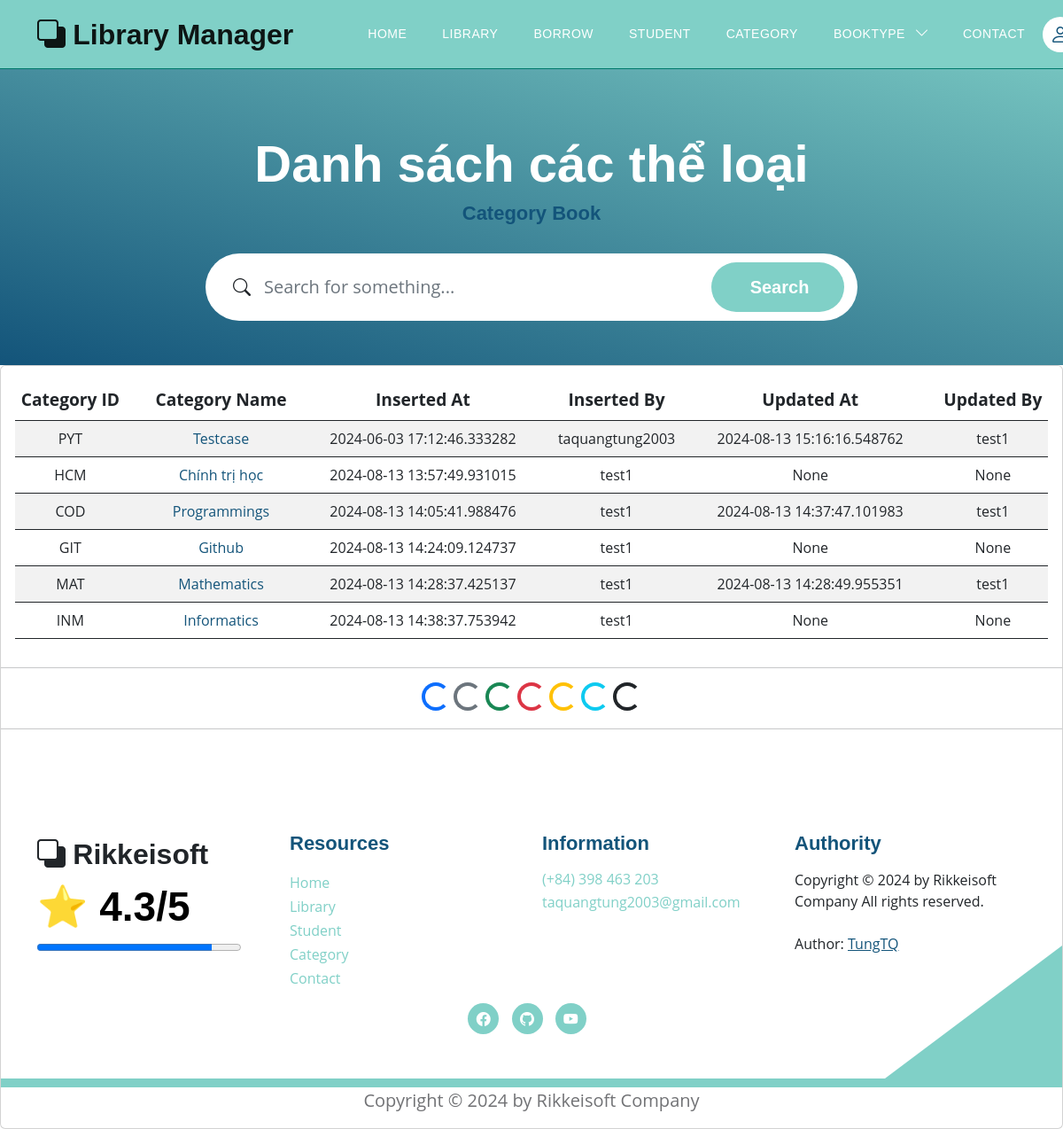
The app's page /category_books with its own data.
### models.py (models this page shows, shortened)
class Category(Base):
    __tablename__ = 'category'
    category_id = Column(String(10), primary_key=True, index=True)
    category_name = Column(String(50), index=True)
    insert_at = Column(DateTime, index=True)
    insert_id = Column(String(30), index=True)
    update_at = Column(DateTime,index=True)
    update_id = Column(String(30), index=True)
    delete_at = Column(DateTime,index=True)
    delete_id = Column(String(30), index=True)
    delete_flag = Column(Integer, index=True)
    category_books = relationship("Book", back_populates="category")

### routers/category.py (the view)
@router.get('/category_books', response_class=HTMLResponse)
async def get_all_category(request: Request, db: Session = Depends(models.get_db)):
    mean_star = function.get_mean_star(db)
    all_category2 = db.query(models.Category).filter(models.Category.delete_flag != 1).all()
    all_category = db.query(models.Category).filter(models.Category.delete_flag != 1).all()
    return templates.TemplateResponse("category/category_list.html", {"request": request,
                                                             "all_category": all_category,
                                                             "mean_star": mean_star,
                                                             "all_category2": all_category2})

### templates/category/category_list.html (shortened to what this page needs)
{% extends "base.html" %}
{% block content %}
<section class="hero-section d-flex justify-content-center align-items-center" id="section_1"
    style="padding-bottom: 50px;">
    <div class="container">
        <div class="row">
            <div class="col-lg-8 col-12 mx-auto">
                <h1 class="text-white text-center"> Danh sách các thể loại </h1>
                <h6 class="text-center"> Category Book </h6>
                <form action="/category_books/search_category" method="get" class="custom-form mt-4 pt-2 mb-lg-0 mb-5"
                    role="search">
                    <div class="input-group input-group-lg">
                        <span class="input-group-text bi-search" id="basic-addon1">
                        </span>
                        <input name="searching" type="search" class="form-control" id="searching"
                            placeholder="Search for something..." aria-label="Search">
                        <button type="submit" class="form-control">Search</button>
                    </div>
                </form>
            </div>
        </div>
    </div>
</section>
<div class="card card-table comman-shadow">
    <div class="card-body">
        <div class="table-responsive">
            <div id="DataTables_Table_0_wrapper" class="dataTables_wrapper no-footer">
                <div class="row">
                <table
                    class="table border-0 star-student table-hover table-center mb-0 datatable table-striped dataTable no-footer"
                    id="DataTables_Table_0" aria-describedby="DataTables_Table_0_info">
                    <thead class="student-thread">
                        <tr style="text-align: center; font-size:larger;">
                            <th rowspan="1" colspan="1"
                                aria-label="ID: activate to sort column ascending"> Category ID </th>
                            <th rowspan="1" colspan="1"
                                aria-label="Title: activate to sort column ascending">Category Name</th>
                            <th rowspan="1" colspan="1"
                                aria-label="Inserted At: activate to sort column ascending">Inserted At</th>
                            <th rowspan="1" colspan="1"
                                aria-label="Inserted By: activate to sort column ascending">Inserted By</th>
                            <th rowspan="1" colspan="1"
                                aria-label="Updated At: activate to sort column ascending">Updated At</th>
                            <th rowspan="1" colspan="1"
                                aria-label="Updated By: activate to sort column ascending">Updated By</th>
                        </tr>
                    </thead>
                    <tbody>
                        <form action="">
                            {% for category in all_category %}
                            <tr class="{% if loop.index is even %} even {% else %}odd{% endif %}">
                                <td style="text-align: center;">{{category.category_id}}</td>
                                <td style="text-align: center;"> <a href="#">{{category.category_name}}</a></td>
                                <td style="text-align: center;"> {{category.insert_at}}</td>
                                <td style="text-align: center;"> {{category.insert_id}}</td>
                                <td style="text-align: center;"> {{category.update_at}}</td>
                                <td style="text-align: center;"> {{category.update_id}}</td>
                            </tr>
                        {% endfor %}
                        </form>
                    </tbody>
                </table>
            </div>
        </div>
    </div>
</div>
<hr>
<div style="text-align: center;">
    <div class="spinner-border text-primary" role="status">
    </div>
    <div class="spinner-border text-secondary" role="status">
    </div>
    <div class="spinner-border text-success" role="status">
    </div>
    <div class="spinner-border text-danger" role="status">
    </div>
    <div class="spinner-border text-warning" role="status">
    </div>
    <div class="spinner-border text-info" role="status">
    </div>
    <div class="spinner-border text-dark" role="status">
    </div>
</div>
<hr>
{% endblock content %}

### static/css/templatemo-topic-listing.css (style rules this page uses)
:root { --white-color: #ffffff; --primary-color: #13547a; --secondary-color: #80d0c7; --section-bg-color: #f0f8ff; --custom-btn-bg-color: #80d0c7; --custom-btn-bg-hover-color: #13547a; --dark-color: #000000; --p-color: #717275; --border-color: #7fffd4; --link-hover-color: #13547a; --body-font-family: 'Open Sans', sans-serif; --title-font-family: 'Montserrat', sans-serif; --h1-font-size: 58px; --h2-font-size: 46px; --h3-font-size: 32px; --h4-font-size: 28px; --h5-font-size: 24px; --h6-font-size: 22px; --p-font-size: 20px; --menu-font-size: 14px; --btn-font-size: 18px; --copyright-font-size: 16px; --border-radius-large: 100px; --border-radius-medium: 20px; --border-radius-small: 10px; --font-weight-normal: 400; --font-weight-medium: 500; --font-weight-semibold: 600; --font-weight-bold: 700; }
body { background-color: var(--white-color); font-family: var(--body-font-family); }
h2, h3, h4, h5, h6 { color: var(--dark-color); }
h1, h2, h3, h4, h5, h6 { font-family: var(--title-font-family); font-weight: var(--font-weight-semibold); }
h1 { font-size: var(--h1-font-size); font-weight: var(--font-weight-bold); }
h6 { color: var(--primary-color); font-size: var(--h6-font-size); }
a, button { touch-action: manipulation; transition: all 0.3s; }
a { display: inline-block; color: var(--primary-color); text-decoration: none; }
.hero-section { background-image: linear-gradient(15deg, #13547a 0%, #80d0c7 100%); position: relative; overflow: hidden; padding-top: 150px; padding-bottom: 150px; }
.hero-section .input-group { background-color: var(--white-color); border-radius: var(--border-radius-large); padding: 10px 15px; }
.hero-section .input-group-text { background-color: transparent; border: 0; }
.hero-section input[type="search"] { border: 0; box-shadow: none; margin-bottom: 0; padding-left: 0; }
.hero-section button[type="submit"] { background-color: var(--primary-color); border: 0; border-radius: var(--border-radius-large) !important; color: var(--white-color); max-width: 150px; }
.custom-form .form-control { border-radius: var(--border-radius-large); color: var(--p-color); margin-bottom: 24px; padding-top: 13px; padding-bottom: 13px; padding-left: 20px; outline: none; }
.custom-form button[type="submit"] { background: var(--custom-btn-bg-color); border: none; border-radius: var(--border-radius-large); color: var(--white-color); font-family: var(--title-font-family); font-size: var(--p-font-size); font-weight: var(--font-weight-semibold); transition: all 0.3s; margin-bottom: 0; }

### records on screen
Category: category_id "PYT", category_name "Testcase", insert_at "2024-06-03 17:12:46.333282", insert_id "taquangtung2003", update_at "2024-08-13 15:16:16.548762", update_id "test1"
Category: category_id "HCM", category_name "Chính trị học", insert_at "2024-08-13 13:57:49.931015", insert_id "test1", update_at "None", update_id "None"
Category: category_id "COD", category_name "Programmings", insert_at "2024-08-13 14:05:41.988476", insert_id "test1", update_at "2024-08-13 14:37:47.101983", update_id "test1"
Category: category_id "GIT", category_name "Github", insert_at "2024-08-13 14:24:09.124737", insert_id "test1", update_at "None", update_id "None"
Category: category_id "MAT", category_name "Mathematics", insert_at "2024-08-13 14:28:37.425137", insert_id "test1", update_at "2024-08-13 14:28:49.955351", update_id "test1"
Category: category_id "INM", category_name "Informatics", insert_at "2024-08-13 14:38:37.753942", insert_id "test1", update_at "None", update_id "None"

### other values on screen
{{ mean_star }} "4.3"
